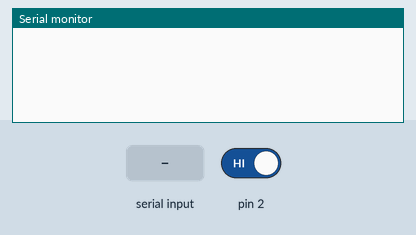
Bench run of a sketch on a simulated Arduino Leonardo, built with avr-gcc and run on an emulated ATmega32U4. On the bench: the last lines printed to the serial monitor. The test bench sets the inputs (shaded band); at power-on: pin 2 HIGH.

Above: at 1.5 s.
1.6 s: "1\n" received over Serial
At 3.1 s:
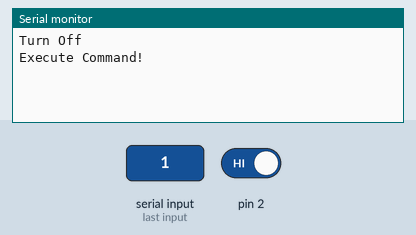
3.4 s: byte 10 ('\n') received over Serial
At 3.61 s:
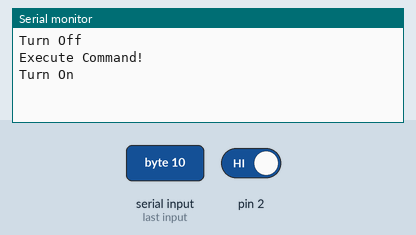

The sketch:

DaikinRemote.ino
```cpp
// (licence header left out)
#include "IRdaikin.h"


IRdaikin irdaikin;
int isOn;

void setup()
{
	Serial.begin(9600);
	irdaikin.begin();
	irdaikin.daikin_on();
	irdaikin.daikin_setSwing_off();
	irdaikin.daikin_setMode(1);
	irdaikin.daikin_setFan(4);//FAN speed to MAX
	irdaikin.daikin_setTemp(25);
	//----everything is ok and to execute send command-----
	irdaikin.setPin(3);	// Set output PIN
	irdaikin.daikin_sendCommand();
	isOn = 0;
}

void loop() {
	while (Serial.available() > 0) {

		if (Serial.read() == '\n') {
			if (isOn == 0){
				isOn = 1;
				irdaikin.daikin_off();
				Serial.println("Turn Off");
			}else{
				isOn = 0;
				irdaikin.daikin_on();
				Serial.println("Turn On");
			}
			irdaikin.daikin_sendCommand();
			Serial.println("Execute Command!");
		}
	}
}
```

IRdaikin.cpp
```cpp
// (licence header left out)
#include "IRdaikin.h"


//IR send
// # of bytes per command
const int COMMAND_LENGTH = 27;

unsigned char daikinHeader[8] = {
	0x11,0xDA,0x27,0x00,0xC5,0x00,0x00,0xD7
};

unsigned char daikin[COMMAND_LENGTH]     = {
0x11,0xDA,0x27,0xF0,0x00,0x00,0x00,0x20,
//0    1    2   3    4    5     6   7
0x11,0xDA,0x27,0x00,0x00,0x41,0x1E,0x00,
//8    9   10   11   12    13   14   15
0xB0,0x00,0x00,0x00,0x00,0x00,0x00,0xC1,0x80,0x00,0xE3 };
//16  17    18  19   20    21   22  23   24   25   26
//0xB0,0x00,0x00,0x00,0x00,0x00,0x00,0xC0,0x00,0x00,0xE3 };
static byte vFanTable[] = { 0x30,0x40,0x50,0x60,0x70,0xa0,0xb0};
//0 FAN 1 COOL 2 DRY
static byte vModeTable[] = { 0x6,0x3,0x2};
//
uint8_t	irReceiveData[25] = {0};
IRDaikinSend irsend;
IRDaikinRecv irrecv;

//

void IRdaikin::begin()
{
 	irrecv.begin(2,irReceiveData,25);
}

void IRdaikin::daikin_on()
{
	daikinController_on();
}

void IRdaikin::daikin_off()
{
	daikinController_off();
}

void IRdaikin::daikin_setPower(uint8_t state)
{
	if (state == 1) {
		daikinController_on();
	}else {
		daikinController_off();
	}
}

uint8_t IRdaikin::daikin_getPower()
{
	return (daikin[13] & 0x01);
}

void IRdaikin::daikin_setSwing_on()
{
	daikin[16] |=0x0f;
	daikinController_checksum();
}

void IRdaikin::daikin_setSwing_off()
{
	daikin[16] &=0xf0;
	daikinController_checksum();
}

void IRdaikin::daikin_setSwing(uint8_t state)
{
	if (state == 1) {
		daikin_setSwing_on();
	}else {
		daikin_setSwing_off();
	}
}

uint8_t IRdaikin::daikin_getSwingState()
{
	uint8_t state = daikin[16] & 0x0f;
	if (state == 0x0f) {
		return 1;
	}
	return 0;
}

void IRdaikin::daikin_setMode(uint8_t mode)
{
	if (mode>=0 && mode <=2)
	{
		daikinController_setMode(vModeTable[mode]);
	}
}

uint8_t IRdaikin::daikin_getMode()
{
	uint8_t mode = (daikin[13] & B01110000) >> 4;
	if (mode == 0x6) mode = 0;
	if (mode == 0x3) mode = 1;
	if (mode == 0x2) mode = 2;
	return mode;
}

// 0~4 speed,5 auto,6 moon
void IRdaikin::daikin_setFan(uint8_t speed)
{
	if (speed>=0 && speed <=6)
	{
		daikinController_setFan(vFanTable[speed]);
	}
}

uint8_t IRdaikin::daikin_getFan()
{
	uint8_t fan = (daikin[16] & 0xf0);
	if (fan == 0x30) fan = 0;
	if (fan == 0x40) fan = 1;
	if (fan == 0x50) fan = 2;
	if (fan == 0x60) fan = 3;
	if (fan == 0x70) fan = 4;
	if (fan == 0xa0) fan = 5;
	if (fan == 0xb0) fan = 6;
	return fan;
}

void IRdaikin::daikin_setTemp(uint8_t temp)
{
	if (temp >= 18 && temp<=32)
	{
		daikin[14] = (temp)*2;
		daikinController_checksum();
	}
}

uint8_t IRdaikin::daikin_getTemp()
{
	uint8_t temperature= (daikin[14] & B01111110) >> 1;
	return temperature;
}

void IRdaikin::daikin_sendCommand()
{
		sendDaikinCommand();
}
//
void IRdaikin::dump()
{
	uint8_t i;
	for (i=0; i <COMMAND_LENGTH; i++) {
		Serial.print(daikin[i],HEX);
		Serial.print("-");
	}
}

void IRdaikin::description()
{
	Serial.print(F("\r\n==send buffer==\r\n"));
	Serial.print(F("Power:"));
	Serial.print(daikin_getPower(),DEC);
	Serial.println();
	Serial.print(F("Mode:"));
	Serial.print(daikin_getMode(),DEC);
	Serial.println();
	Serial.print(F("Fan:"));
	Serial.print(daikin_getFan(),DEC);
	Serial.println();
	Serial.print(F("Temperature:"));
	Serial.print(daikin_getTemp(),DEC);
	Serial.println();
	Serial.print(F("Swing:"));
	Serial.print(daikin_getSwingState(),DEC);
	Serial.println();
}

//private function
uint8_t IRdaikin::daikinController_checksum()
{
	uint8_t sum = 0;
	uint8_t i;


	for(i = 0; i <= 6; i++){
		sum += daikin[i];
	}

        daikin[7] = sum &0xFF;

        sum=0;
	for(i = 8; i <= 25; i++){
		sum += daikin[i];
        }

        daikin[26] = sum &0xFF;


}

void IRdaikin::daikinController_on()
{
	daikin[13] |= 0x01;
	daikinController_checksum();
}

void IRdaikin::daikinController_off()
{
	daikin[13] &= 0xFE;
	daikinController_checksum();
}

void IRdaikin::daikinController_setTemp(uint8_t temp)
{
	daikin[14] = (temp)*2;
	daikinController_checksum();
}


void IRdaikin::daikinController_setFan(uint8_t fan)
{
	daikin[16] &= 0x0f;
	daikin[16] |= fan;
	daikinController_checksum();
}

uint8_t IRdaikin::daikinController_getState()
{
	return (daikin[13])&0x01;
}

void IRdaikin::daikinController_setMode(uint8_t mode)
{
	daikin[13]=mode<<4 | daikinController_getState();
	daikinController_checksum();
}

void IRdaikin::sendDaikinCommand()
{
	  //~ irsend.sendDaikinWake();
      //~ delay(20);
      //~ irsend.sendDaikin(daikinHeader, 9,0);
      //~ delay(29);
      delay(25);
      daikinController_checksum();
      irsend.sendDaikin(daikin, 8,0);
      delay(29);
      irsend.sendDaikin(daikin, 19,8);
}
void IRdaikin::setPin(int pin)
{
	irsend.setPin(pin);
}

uint8_t IRdaikin::decode() {
	if (irrecv.decode()>10) {
		receivedIRUpdateToSendBuffer(irReceiveData);
		return 1;
	}
	return 0;
}
//
void IRdaikin::receivedIRUpdateToSendBuffer(uint8_t *recvData) {
	//decode all state
	//~ static byte vFanTable[] = { 0x30,0x40,0x50,0x60,0x70,0xa0,0xb0};
	uint8_t temperature= (recvData[6] & B01111110) >> 1;
	uint8_t fan = (recvData[8] & 0xf0);
	if (fan == 0x30) fan = 0;
	if (fan == 0x40) fan = 1;
	if (fan == 0x50) fan = 2;
	if (fan == 0x60) fan = 3;
	if (fan == 0x70) fan = 4;
	if (fan == 0xa0) fan = 5;
	if (fan == 0xb0) fan = 6;

	uint8_t swing = (recvData[8] & 0x01);
	uint8_t powerState =  (recvData[5] & 0x01);
	uint8_t timerOn =  (recvData[5] & 0x02) >> 1;
	uint16_t timerOnValue = (uint16_t)recvData[10]|(uint16_t)(recvData[11] & B00000111)<<8;
	//~ AAAAAAAA AAAXBBBB BBBBBBBX
	uint8_t timerOff =  (recvData[5] & 0x04) >> 2;
	uint16_t timerOffValue = (uint16_t)((recvData[11] & B11110000) >> 4)|(uint16_t)(recvData[12] & B01111111)<<4;
	uint8_t mode = (recvData[5] & B01110000) >> 4;
	//
	uint16_t timeNow = 0;

	//~ if (packetLength == 3) {
		//~ timeNow = (uint16_t)recvData[5]|(uint16_t)(recvData[6] & B00000111)<<8;
	//~ }

	//~ static byte vModeTable[] = { 0x6,0x3,0x2};
	if (mode == 0x6) mode = 0;
	if (mode == 0x3) mode = 1;
	if (mode == 0x2) mode = 2;
	//
	uint8_t econo = (recvData[16] & B00000100) >> 2;
	//set all state
	daikin_setPower(powerState);
	daikin_setMode(mode);
	daikin_setFan(fan);
	daikin_setTemp(temperature);
	daikin_setSwing(swing);


	//~ Serial.print(F("\r\n==receive buffer==\r\n"));
	//~ Serial.print(F("Power:"));
	//~ Serial.print(powerState,DEC);
	//~ Serial.println();
	//~ Serial.print(F("Mode:"));
	//~ Serial.print(mode,DEC);
	//~ Serial.println();
	//~ Serial.print(F("Fan:"));
	//~ Serial.print(fan,DEC);
	//~ Serial.println();
	//~ Serial.print(F("Temperature:"));
	//~ Serial.print(temperature,DEC);
	//~ Serial.println();
	//~ Serial.print(F("Swing:"));
	//~ Serial.print(swing,DEC);
	//~ Serial.println();
	//~ Serial.print("Econo:");
	//~ Serial.print(econo,DEC);
	//~ Serial.println();
	//~ Serial.print("Timer On:");
	//~ Serial.print(timerOn,DEC);
	//~ Serial.println();
	//~ Serial.print("Timer On Value:");
	//~ Serial.print((timerOnValue / 60),DEC);
	//~ Serial.print(":");
	//~ Serial.print((timerOnValue % 60),DEC);
	//~ Serial.println();
	//~ Serial.print("Timer Off:");
	//~ Serial.print(timerOff,DEC);
	//~ Serial.println();
	//~ Serial.print("Timer Off Value:");
	//~ Serial.print((timerOffValue / 60),DEC);
	//~ Serial.print(":");
	//~ Serial.print((timerOffValue % 60),DEC);
	//~ Serial.println();
	//~ Serial.print("Timer Now:");
	//~ Serial.print((timeNow / 60),DEC);
	//~ Serial.print(":");
	//~ Serial.print((timeNow % 60),DEC);
	//~ Serial.println();
}
```

IRdaikin.h
```cpp
// (licence header left out)
#ifndef IRdaikin_h
#define IRdaikin_h
#include "IRremoteDaikinSend.h"
#include "IRremoteDaikinRecv.h"

class IRdaikin
{
public:
	void begin();
	void daikin_on();
	void daikin_off();
	void daikin_setPower(uint8_t state);
	void daikin_setSwing_on();
	void daikin_setSwing_off();
	void daikin_setSwing(uint8_t state);
	void daikin_setMode(uint8_t mode);//0 FAN, 1 COOL, 2 DRY
	void daikin_setFan(uint8_t speed);// 0~4 speed,5 auto,6 moon
	void daikin_setTemp(uint8_t temp);//23 ~ 33
	void daikin_sendCommand();
	void dump();
	void description();
	//
	uint8_t daikin_getPower();
	uint8_t daikin_getSwingState();
	uint8_t daikin_getMode();
	uint8_t daikin_getFan();
	uint8_t daikin_getTemp();
	void setPin(int pin);
	uint8_t decode();

private:
void daikinController_on();
void daikinController_off();
void daikinController_setTemp(uint8_t temp);
void daikinController_setFan(uint8_t fan);
void daikinController_setMode(uint8_t mode);
void sendDaikinCommand();
uint8_t daikinController_checksum();
uint8_t daikinController_getState();
//
void receivedIRUpdateToSendBuffer(uint8_t *recvData);
};

#endif
```

IRdaikinBRC.cpp
```cpp
// (licence header left out)
#include "IRdaikinBRC.h"


// # of bytes per command
const int COMMAND_LENGTH_BRC = 22;

unsigned char daikinBRC[COMMAND_LENGTH_BRC]     = {
0x11,0xDA,0x17,0x18,0x04,0x00,0x1E,
//0    1    2   3    4    5     6
0x11,0xDA,0x17,0x18,0x00,0x73,0x00,0x21,0x00,
//7, 8    9   10   11   12    13   14   15
0x00,0x20,0x35,0x00,0x20,0x23};
//16  17    18  19   20    21

static byte vFanTableBRC[] = { 0x00,0x20};
//0 FAN 1 COOL 2 DRY
static byte vModeTableBRC12[] = { 0x60,0x20,0x70};
static byte vModeTableBRC14[] = { 0x00,0x70,0x20};
//22,23,24,25,26,27,28,29,30,31,32,33,34,35,36
static byte vTempTableBRC[] = {26,28,30,32,34,36,38,40,
	42,44,46,48,50,52,54};
//
// void IRdaikin()
// {
// 	daikinController_off();
// 	daikinController_setMode(0);
// 	daikinController_setTemp(26);
// 	daikinController_setFan(5);
// 	daikin_setSwing_off();
// }
IRDaikinSend irsend1;

void IRdaikinBRC::daikin_on()
{
	daikinController_on();
}

void IRdaikinBRC::daikin_off()
{
	daikinController_off();
}

void IRdaikinBRC::daikin_setSwing_on()
{
	daikinBRC[18] &=0xfc;
	daikinBRC[18] |=0x01;
	daikinController_checksum();
}

void IRdaikinBRC::daikin_setSwing_off()
{
	daikinBRC[18] &=0xfc;
	daikinBRC[18] |=0x02;
	daikinController_checksum();
}

void IRdaikinBRC::daikin_setMode(int mode)
{
	if (mode>=0 && mode <=2)
	{
		daikinController_setMode(mode);
	}
}

// 0~4 speed,5 auto,6 moon
void IRdaikinBRC::daikin_setFan(int speed)
{
	if (speed>=0 && speed <=1)
	{
		daikinController_setFan(vFanTableBRC[speed]);
	}
}

void IRdaikinBRC::daikin_setTemp(uint8_t temp)
{
	if (temp >= 18 && temp<=36)
	{
	//temp = temp-22;
	//daikinBRC[17] = vTempTableBRC[temp];
		temp = temp - 9;
		temp = temp << 1;
		daikinBRC[17] = temp;
		daikinController_checksum();
	}
}

void IRdaikinBRC::daikin_sendCommand()
{
		sendDaikinCommand();
}
//
uint8_t IRdaikinBRC::daikinController_checksum()
{
	uint8_t sum = 0;
	uint8_t i;


	for(i = 0; i <= 5; i++){
		sum += daikinBRC[i];
	}

        daikinBRC[6] = sum &0xFF;

        sum=0;
	for(i = 7; i <= 20; i++){
		sum += daikinBRC[i];
        }

        daikinBRC[21] = sum &0xFF;


}

void IRdaikinBRC::dump()
{
	uint8_t i;
	for (i=0; i <COMMAND_LENGTH_BRC; i++) {
		Serial.print(daikinBRC[i],HEX);
		Serial.print("-");
	}
}


//private function

void IRdaikinBRC::daikinController_on()
{
	daikinBRC[14] |= 0x01;
	daikinController_checksum();
}

void IRdaikinBRC::daikinController_off()
{
	daikinBRC[14] &= 0xFE;
	daikinController_checksum();
}

void IRdaikinBRC::daikinController_setTemp(uint8_t temp)
{
	uint8_t t;
	uint8_t compare1;
	uint8_t compare2;
	t=0;
	compare1 = B10000000;

	if (temp >= 22 && temp<=36)
	{
	temp = temp -22;
	daikinBRC[17] = vTempTableBRC[temp];
		daikinController_checksum();
	}
}


void IRdaikinBRC::daikinController_setFan(uint8_t fan)
{
	daikinBRC[18] &= 0xdf;
	daikinBRC[18] |= fan;
	//Serial.println(daikinBRC[18],HEX);
	daikinController_checksum();
}

uint8_t IRdaikinBRC::daikinController_getState()
{
	return (daikinBRC[13])&0x01;
}

void IRdaikinBRC::daikinController_setMode(uint8_t mode)
{
	daikinBRC[12] &=0x8f;
	daikinBRC[12] |=vModeTableBRC12[mode];
	daikinBRC[14] &=0x8f;
	daikinBRC[14] |=vModeTableBRC14[mode];
	daikinController_checksum();
}

void IRdaikinBRC::sendDaikinCommand()
{
      daikinController_checksum();
      irsend1.sendDaikin(daikinBRC, 7,0);
      delay(29);
      irsend1.sendDaikin(daikinBRC, 15,7);
}

void IRdaikinBRC::setPin(int pin)
{
	irsend1.setPin(pin);
}
```

IRdaikinBRC.h
```cpp
// (licence header left out)
#ifndef IRdaikinBRC_h
#define IRdaikinBRC_h
#include "IRremoteDaikinSend.h"

class IRdaikinBRC
{
public:
  //void IRdaikin();
  void daikin_on();
  void daikin_off();
  void daikin_setSwing_on();
  void daikin_setSwing_off();
  void daikin_setMode(int mode);//
  void daikin_setFan(int speed);// 0~1 Hi,Low
  void daikin_setTemp(uint8_t temp);//22 ~ 33
  void daikin_sendCommand();
  void dump();
  void setPin(int pin);

private:
void daikinController_on();
void daikinController_off();
void daikinController_setTemp(uint8_t temp);
void daikinController_setFan(uint8_t fan);
void daikinController_setMode(uint8_t mode);
void sendDaikinCommand();
uint8_t daikinController_checksum();
uint8_t daikinController_getState();
};

#endif
```

IRremoteDaikinRecv.h
```cpp
// (licence header left out)
#ifndef IRremoteDaikinRecv_h
#define IRremoteDaikinRecv_h
#include "IRremoteIntDaikin.h"

// Only used for testing; can remove virtual for shorter code
#define VIRTUAL

class IRDaikinRecv
{
public:
	//~ IRDaikinRecv() {}
	uint8_t begin(uint8_t pin,uint8_t *buffer,uint8_t buffer_size);
	uint8_t decode();
private:
uint8_t irDataStoreBuffer();
uint8_t decodeIR(bool lastBit);
uint8_t checkSum(uint8_t *buffer,uint8_t len);
void bitToByteBuffer(uint8_t *buffer, uint8_t value, int restart,uint8_t *bufferPtr);
void printARCState(uint8_t *recvData);
uint8_t isOneMatched(uint16_t lowTimeCounter,uint16_t highTimecounter);
uint8_t isZeroMatched(uint16_t lowTimeCounter,uint16_t highTimecounter);
uint8_t isStartMatched(uint16_t lowTimeCounter,uint16_t highTimecounter);
uint8_t isStopMatched(uint16_t lowTimeCounter,uint16_t highTimecounter);
};

#endif
```

IRremoteDaikinSend.h
```cpp
// (licence header left out)
#ifndef IRremoteDaikinSend_h
#define IRremoteDaikinSend_h
#include "IRremoteIntDaikin.h"

// Only used for testing; can remove virtual for shorter code
#define VIRTUAL

class IRDaikinSend
{
public:
  IRDaikinSend() {}
  void sendRaw(unsigned int buf[], int len, int hz);
  void sendDaikin(unsigned char buf[], int len,int start);
  void sendDaikinWake();
  // private:
  void enableIROut(int khz);
  void setPin(int pin);
private:
  VIRTUAL void mark(int usec);
  VIRTUAL void space(int usec);
};

#endif
```

Source omitted: IRremoteDaikinRecv.cpp (9840 bytes), IRremoteDaikinSend.cpp (4458 bytes), IRremoteIntDaikin.h (9168 bytes)

Measured:
- after the input at 1.6 s, the serial monitor: prints a new line at once (image 1)
- after the input at 3.4 s, the serial monitor: prints a new line at once (image 2)
